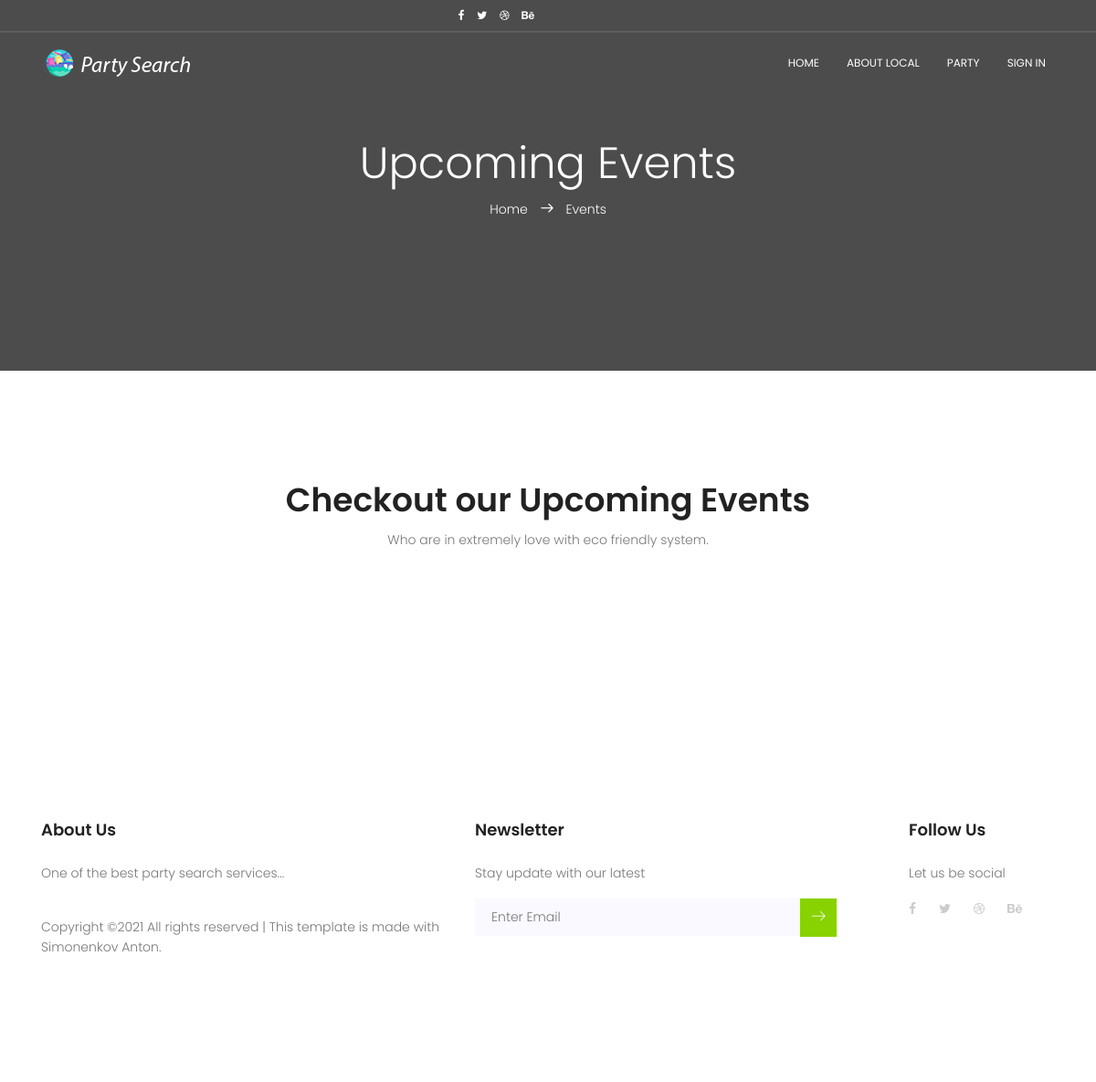
The app's page /local/, older data.
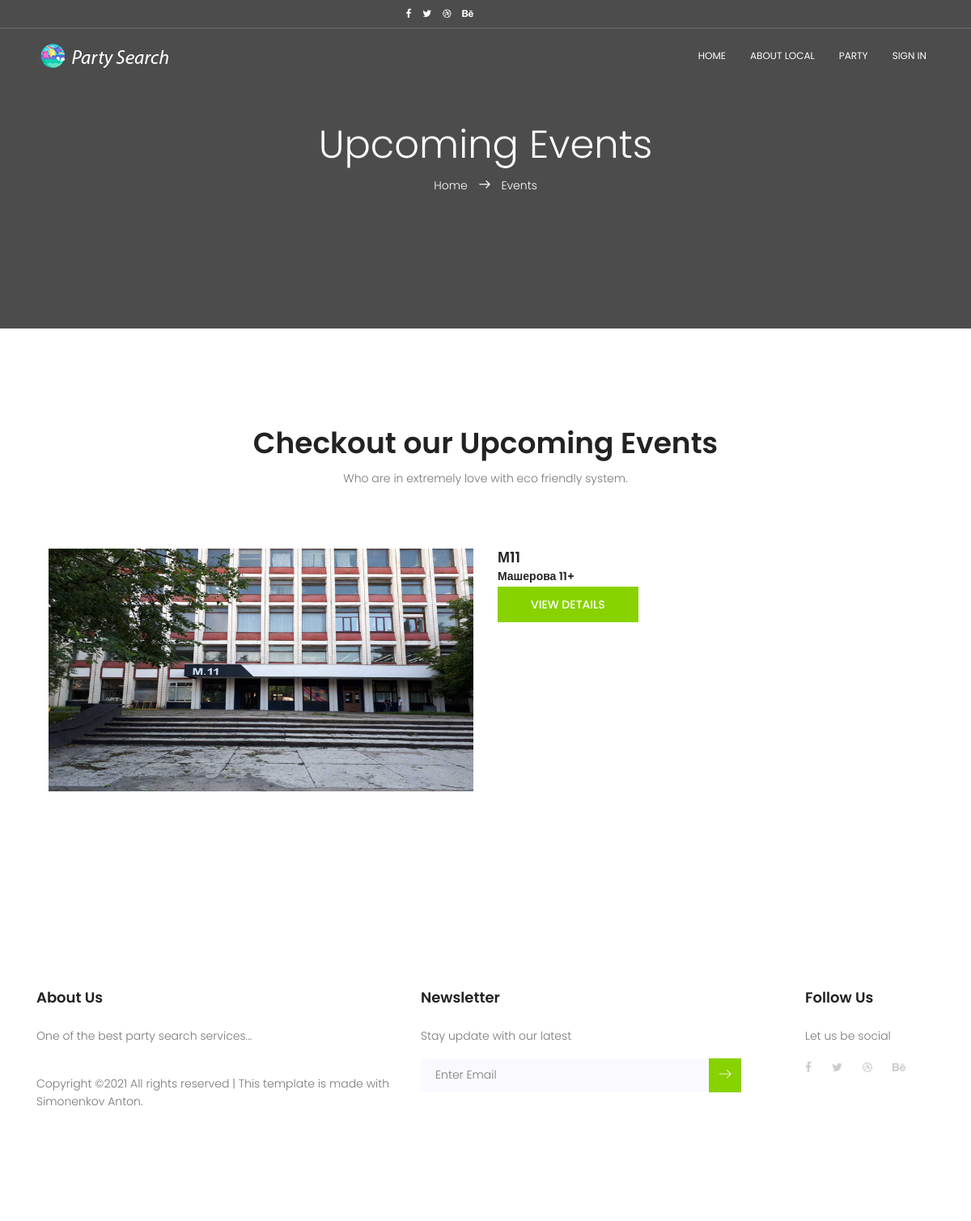
The same page, newer data.
### party/models.py (models this page shows)
class LocalsParty(models.Model):
    address = models.CharField(max_length=50, blank=True)
    nameLocal = models.TextField(blank=True)
    map_party = models.TextField(blank=True)
    image = models.ImageField(upload_to='media/databaseImageLocal', blank=True)

### aboutlocal/views.py (the view)
# urls.py: path('', about, name='aboutlocal'),
def about(request):
    context = {}
    local = LocalsParty.objects.all()
    context['local'] = local
    return render(request, 'local/localAll.html', context=context)

### templates/local/localAll.html (shortened to what this page needs)
{% load static %}
<!DOCTYPE html>
<html lang="zxx" class="no-js">
<head>
    <link rel="stylesheet" href="https://cdn.jsdelivr.net/npm/bootstrap@5.1.3/dist/css/bootstrap.min.css"
>
    <link rel="stylesheet" href="{% static 'css/linearicons.css' %}">
    <link rel="stylesheet" href="{% static 'css/font-awesome.min.css' %}">
    <link rel="stylesheet" href="{% static 'css/bootstrap.css'%}">
    <link rel="stylesheet" href="{% static 'css/magnific-popup.css' %}">
    <link rel="stylesheet" href="{% static 'css/nice-select.css'%}">
    <link rel="stylesheet" href="{% static 'css/animate.min.css' %}">
    <link rel="stylesheet" href="{% static 'css/owl.carousel.css' %}">
    <link rel="stylesheet" href="{% static 'css/main.css' %}">
</head>
<body>
<header id="header">
    <div class="container header-top">
        <div class="row">
            <div class="col-6 top-head-right">
                <ul>
                    <li><a href="#"><i class="fa fa-facebook"></i></a></li>
                    <li><a href="#"><i class="fa fa-twitter"></i></a></li>
                    <li><a href="#"><i class="fa fa-dribbble"></i></a></li>
                    <li><a href="#"><i class="fa fa-behance"></i></a></li>
                </ul>
            </div>
        </div>
    </div>
    <hr>
    <div class="container">
        <div class=" align-items-center justify-content-between d-flex">
            <div id="logo" >
                <a href="index.html"><img src="{% static 'img/logo.png' %}" alt="" title=""/></a>
            </div>
            <nav class="nav justify-content-end" id="nav-menu-container">
                    <ul class="nav-menu">
                    <li class="menu-active"><a href="{% url 'home_page' %}">Home</a></li>
                    <li><a href="{% url 'aboutlocal' %}">About local</a></li>
                    <li><a href="{% url 'party_page' %}">Party</a></li>
                    {% if user.is_authenticated %}
                    <li>
                        <div class="btn-group" role="group" aria-label="Basic example">
                            <a class="btn btn-info" href="{% url 'login' %}">Hello - {{ user }}</a>
                            <a class="btn btn-info" href="{% url 'exit' %}">Logout</a>
                        </div>
                    </li>
                    {% else %}
                    <li><a href="{% url 'login' %}">Sign in</a></li>
                    {% endif %}
                </ul>
            </nav>
        </div>
    </div>
</header>
<section class="banner-area relative" id="home">
    <div class="overlay overlay-bg"></div>
    <div class="container">
        <div class="row d-flex align-items-center justify-content-center">
            <div class="about-content col-lg-12">
                <h1 class="text-white">
                    Upcoming Events
                </h1>
                <p class="text-white link-nav"><a href="index.html">Home </a> <span class="lnr lnr-arrow-right"></span>
                    <a href="event.html"> Events</a></p>
            </div>
        </div>
    </div>
</section>
<section class="upcoming-event-area section-gap" id="events">
    <div class="container">
        <div class="row d-flex justify-content-center">
            <div class="menu-content pb-60 col-lg-10">
                <div class="title text-center">
                    <h1 class="mb-10">Checkout our Upcoming Events</h1>
                    <p>Who are in extremely love with eco friendly system.</p>
                </div>
            </div>
        </div>
        {% for loc in local %}
        <div class="container mb-4">
            <div class="row ">
                <div class="col-md-6">
                    <img style="width:100%; height:300px" class="img-fluid" src="{{ loc.image.url }}" alt="">
                </div>
                <div class="col-md-6">
                    <h4 class="mb-1">{{ loc.nameLocal }}</h4>
                    <h6 class="mb-1"><span>{{ loc.address }}+</span></h6>
                    <a href="{% url 'localID' loc.id %}" class="primary-btn text-uppercase">View Details</a>
                </div>
            </div>
        </div>
        {% endfor %}
    </div>
</section>
<footer class="footer-area section-gap">
    <div class="container">
        <div class="row">
            <div class="col-lg-5 col-md-6 col-sm-6">
                <div class="single-footer-widget">
                    <h6>About Us</h6>
                    <p>
                        One of the best party search services...
                    </p>
                    <p class="footer-text">
                        Copyright &copy;<script>document.write(new Date().getFullYear());</script>
                        All rights reserved | This template is made with Simonenkov Anton.
                    </p>
                </div>
            </div>
            <div class="col-lg-5  col-md-6 col-sm-6">
                <div class="single-footer-widget">
                    <h6>Newsletter</h6>
                    <p>Stay update with our latest</p>
                    <div class="" id="mc_embed_signup">
                        <form target="_blank" novalidate="true"
                              action="https://spondonit.us12.list-manage.com/subscribe/post?u=1462626880ade1ac87bd9c93a&amp;id=92a4423d01"
                              method="get" class="form-inline">
                            <input class="form-control" name="EMAIL" placeholder="Enter Email"
                                   onfocus="this.placeholder = ''" onblur="this.placeholder = 'Enter Email '"
                                   required="" type="email">
                            <button class="click-btn btn btn-default"><span class="lnr lnr-arrow-right"></span></button>
                        </form>
                    </div>
                </div>
            </div>
            <div class="col-lg-2 col-md-6 col-sm-6 social-widget">
                <div class="single-footer-widget">
                    <h6>Follow Us</h6>
                    <p>Let us be social</p>
                    <div class="footer-social d-flex align-items-center">
                        <a href="#"><i class="fa fa-facebook"></i></a>
                        <a href="#"><i class="fa fa-twitter"></i></a>
                        <a href="#"><i class="fa fa-dribbble"></i></a>
                        <a href="#"><i class="fa fa-behance"></i></a>
                    </div>
                </div>
            </div>
        </div>
    </div>
</footer>
</body>
</html>

### home/static/css/main.css (style rules this page uses)
body { color: #777777; font-family: "Poppins", sans-serif; font-size: 14px; font-weight: 300; line-height: 1.625em; position: relative; }
ol, ul { margin: 0; padding: 0; list-style: none; }
a { -webkit-transition: all 0.3s ease 0s; -moz-transition: all 0.3s ease 0s; -o-transition: all 0.3s ease 0s; transition: all 0.3s ease 0s; }
a, a:focus, a:hover { text-decoration: none; outline: 0; }
h1, h2, h3, h4, h5, h6 { font-family: "Poppins", sans-serif; color: #222222; line-height: 1.2em !important; margin-bottom: 0; margin-top: 0; font-weight: 600; }
h1, .h1 { font-size: 36px; }
h4, .h4 { font-size: 18px; }
h6, .h6 { font-size: 14px; color: #222222; }
.mb-10 { margin-bottom: 10px; }
.pb-60 { padding-bottom: 60px; }
.text-white { color: #fff; }
.text-center { text-align: center; }
.relative { position: relative; }
.overlay { position: absolute; left: 0; right: 0; top: 0; bottom: 0; }
h1 { font-size: 36px; }
h4 { font-size: 18px; }
h6 { font-size: 14px; }
h1, h2, h3, h4, h5, h6 { line-height: 1.5em; }
#header { padding: 0px 0px 14px 0; position: fixed; left: 0; top: 0; right: 0; transition: all 0.5s; z-index: 997; }
#header hr { border-color: rgba(255, 255, 255, 0.3); margin-top: 5px; }
.header-top { height: 24px; margin-top: 5px; }
.header-top a { color: #fff; font-size: 12px; }
.top-head-right { text-align: right; }
.top-head-right ul li { display: inline-block; margin-left: 10px; }
.top-head-right ul li a { -webkit-transition: all 0.3s ease 0s; -moz-transition: all 0.3s ease 0s; -o-transition: all 0.3s ease 0s; transition: all 0.3s ease 0s; }
#header #logo img { padding: 0; margin: 0; }
.nav-menu, .nav-menu * { margin: 0; padding: 0; list-style: none; }
.nav-menu li { position: relative; white-space: nowrap; }
.nav-menu > li { float: left; }
#nav-menu-container { margin: 0; }
.nav-menu a { padding: 6px 10px; text-decoration: none; display: inline-block; color: #fff; font-weight: 400; font-size: 12px; text-transform: uppercase; outline: none; }
.nav-menu > li { margin-left: 10px; }
#mobile-nav { position: fixed; top: 0; padding-top: 18px; bottom: 0; z-index: 998; background: rgba(0, 0, 0, 0.8); left: -260px; width: 260px; overflow-y: auto; transition: 0.4s; }
#mobile-nav ul { padding: 0; margin: 0; list-style: none; }
#mobile-nav ul li { position: relative; }
#mobile-nav ul li a { color: #fff; font-size: 13px; text-transform: uppercase; overflow: hidden; padding: 10px 22px 10px 15px; position: relative; text-decoration: none; width: 100%; display: block; outline: none; font-weight: 700; }
.section-gap { padding: 120px 0; }
.primary-btn { background-color: #88d200; line-height: 42px; padding-left: 40px; padding-right: 40px; border: none; color: #fff; display: inline-block; font-weight: 500; position: relative; border: 1px solid transparent; -webkit-transition: all 0.3s ease 0s; -moz-transition: all 0.3s ease 0s; -o-transition: all 0.3s ease 0s; transition: all 0.3s ease 0s; cursor: pointer; text-transform: uppercase; position: relative; }
.banner-area .overlay-bg { background-color: rgba(0, 0, 0, 0.7); }
.footer-area { padding-top: 100px; background-color: #fff; }
.footer-area h6 { margin-bottom: 25px; font-size: 18px; font-weight: 600; }
.footer-social a { padding-right: 25px; -webkit-transition: all 0.3s ease 0s; -moz-transition: all 0.3s ease 0s; -o-transition: all 0.3s ease 0s; transition: all 0.3s ease 0s; }
.footer-social i { color: #cccccc; -webkit-transition: all 0.3s ease 0s; -moz-transition: all 0.3s ease 0s; -o-transition: all 0.3s ease 0s; transition: all 0.3s ease 0s; }
.single-footer-widget input { border: none; width: 80% !important; font-weight: 300; background: #f9f9ff; color: #eee; padding-left: 20px; border-radius: 0; font-size: 14px; padding: 10px 18px; }
.single-footer-widget .click-btn { background-color: #88d200; color: #fff; border-radius: 0; border-top-left-radius: 0px; border-bottom-left-radius: 0px; padding: 9px 12px; border: 0; }
.footer-text { padding-top: 20px; }
.link-nav { margin-top: 10px; }
.about-content { padding: 150px 0px; text-align: center; }
.about-content h1 { font-size: 48px; font-weight: 300; }
.about-content a { color: #fff; font-weight: 300; font-size: 14px; }
.about-content .lnr { margin: 0px 10px; font-weight: 600; }

Row changes from the older to the newer data that the page shows:
added LocalsParty: image (picture), nameLocal "М11", address "Машерова 11"
